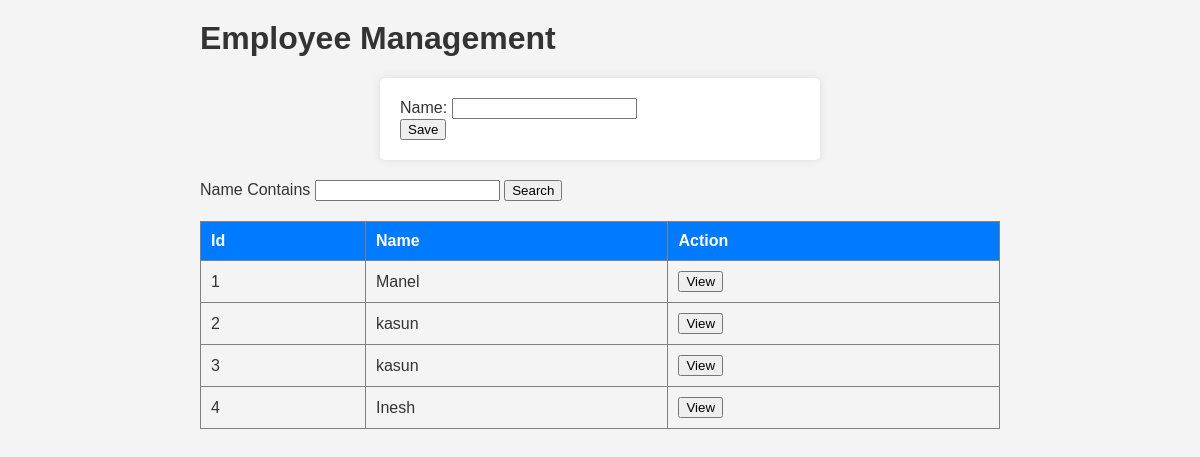
Screenshot of /app/employee/ with the database file from the repository.
### app/models.py (models this page shows, shortened)
class Employee (models.Model):
    name = models.CharField(max_length = 20)

### app/views.py (the view)
# urls.py: path('employee/',views.employee_view),
def employee_view(request):
    employees = Employee.objects.all()
    if request.method == 'POST':
        form = EmployeeForm(request.POST)
        if form.is_valid():
            form.save()
    else:
        form = EmployeeForm()
    context = {'form':form, 'employs':employees}
    return render(request, 'employee.html', context)

### app/forms.py
class EmployeeForm(forms.ModelForm):
    class Meta:
        model = Employee
        fields = '__all__'

### app/templates/employee.html (shortened to what this page needs)
<html>
    <h1>Employee Management</h1>
    <head>
    </head>
    <body>
    <form method="POST">
        {{form}}
        <input type="submit" value="Save">
    </form>
    <label>Name Contains</label>
    <Input/>
    <button>Search</button>
    <table border="1">
        <tr>
            <th>Id</th>
            <th>Name</th>
            <th>Action</th>
        </tr>
        {% for employee in employs %}
        <tr>
            <td>{{employee.id}}</td>
            <td>{{employee.name}}</td>
            <td><button>View</button></td>
        </tr>
        {% endfor %}
    </table>
    </body>
</html>

### app/templates/employee.html (style rules this page uses)
body { font-family: Arial, sans-serif; margin: 20px; max-width: 800px; margin: 0 auto; padding: 20px; background-color: #f4f4f4; color: #333; }
form { background-color: #fff; padding: 20px; border-radius: 5px; box-shadow: 0 0 10px rgba(0, 0, 0, 0.1); max-width: 400px; margin: 20px auto; }
table { width: 100%; border-collapse: collapse; margin: 20px 0; }
table th, table td { padding: 10px; text-align: left; }
table th { background-color: #007bff; color: white; }

### rows the page displays
Employee: id "1", name "Manel"
Employee: id "2", name "kasun"
Employee: id "3", name "kasun"
Employee: id "4", name "Inesh"
